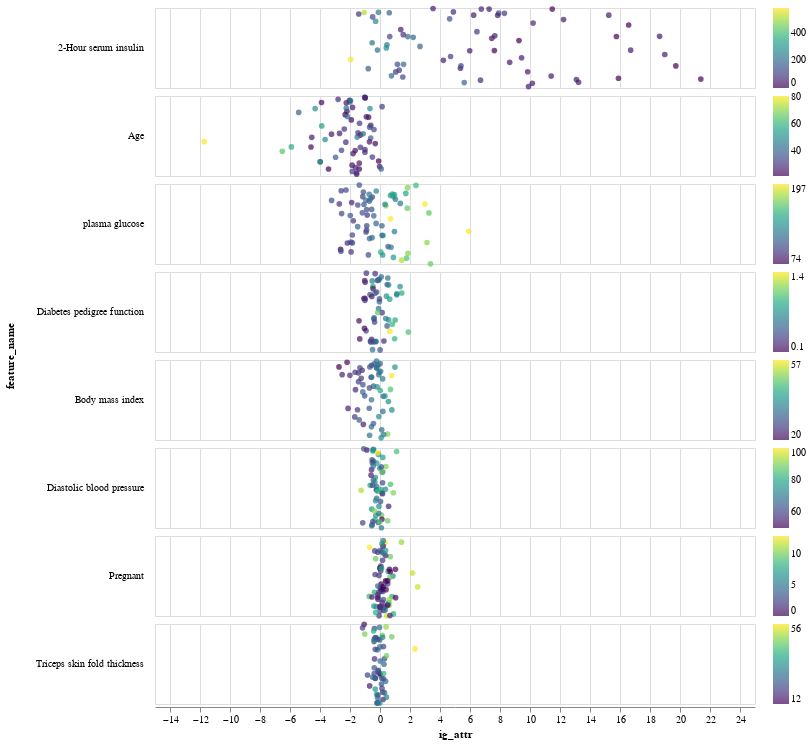

Source (notebook cell):
### Code cell
charts['ig_attr']

### Figure 1 — Vega-Lite specification as saved in the notebook (floating-point values rounded to 4 significant figures; data arrays with more than 128 entries replaced by an {"elided": "..."} marker saying what was removed)
{"config": {"view": {"continuousWidth": 400, "continuousHeight": 300}}, "data": {"name": "data-b663af5a4968ed8914358c737953700b"}, "mark": "circle", "encoding": {"color": {"field": "feature_value", "scale": {"scheme": "viridis"}, "title": null, "type": "quantitative"}, "row": {"field": "feature_name", "header": {"labelAlign": "left", "labelAngle": 0}, "sort": ["2-Hour serum insulin", "Age", "plasma glucose", "Diabetes pedigree function", "Body mass index", "Diastolic blood pressure", "Pregnant", "Triceps skin fold thickness"], "spacing": 0, "type": "nominal"}, "size": {"value": 32}, "x": {"field": "ig_attr", "type": "quantitative"}, "y": {"axis": null, "field": "jitter", "type": "quantitative"}}, "height": 80, "resolve": {"scale": {"color": "independent"}}, "transform": [{"calculate": "random()", "as": "jitter"}], "width": 600, "$schema": "https://vega.github.io/schema/vega-lite/v4.17.0.json", "datasets": {"data-b663af5a4968ed8914358c737953700b": {"elided": "500 records"}}}
